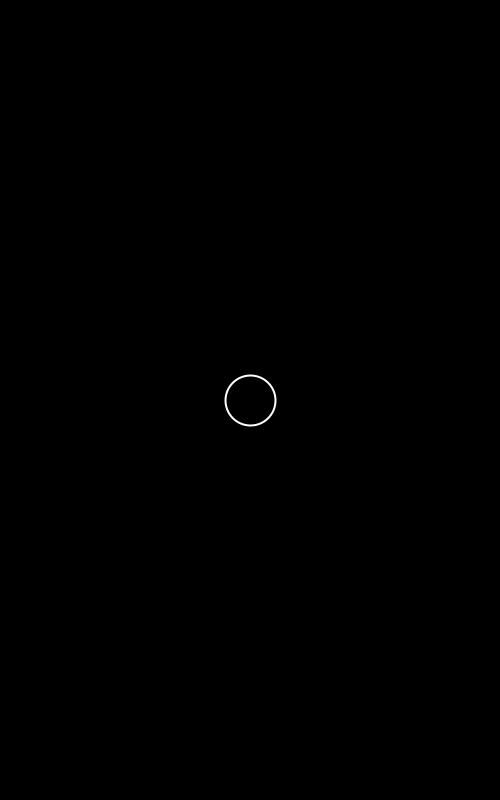
Frame 1 (no input)
Frame 60 (the mouse pressed at the canvas centre just before this capture): blank canvas, image omitted
Frame 120 (the mouse held since frame 60 and released just before this capture): blank canvas, image omitted

The Processing sketch that drew this single still picture (run headless with seeded random() and noise(); from frame 60 on, the mouse is pressed at the canvas centre):

// Processing sketch: flappy_bird
// ── flappy_bird.pde
player birdy = new player();

void setup() {
  size(500, 800);
}

void draw() {
  background(0);
  birdy.fly();
  birdy.drawBird();
}

void keyPressed() {
  birdy.jump(); 
} 

// ── player.pde
class player {

  float x, y, ySpeed;

  player() {
    x = 250;
    y = 400;
  }
  
  void fly() {
    ySpeed += 0.4;
    y += ySpeed;
  }
  
  void jump() {
    ySpeed = -10;
  }
  
  void drawBird() {
    stroke(255);
    noFill();
    strokeWeight(2);
    ellipse(x, y, 50, 50);
  }
}
